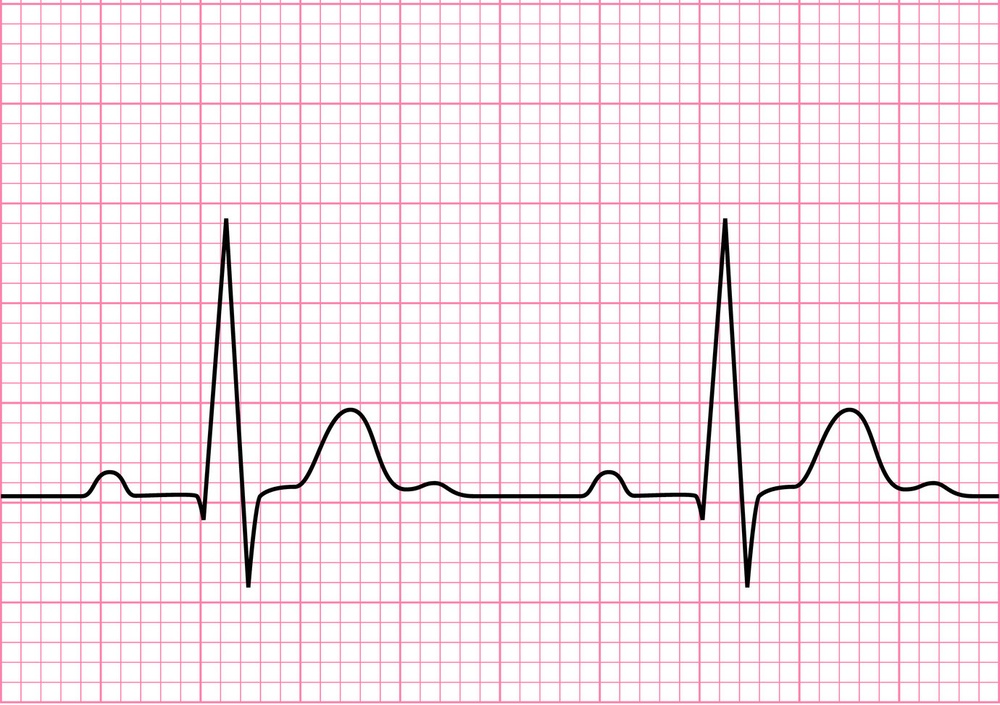
#> input picture ecg.jpg, 1000 x 705 px, shrunk from 1380 x 973 before the run
$ python readimage.py
#> lines starting #> are read from the running program, lines starting #| are printed output that depends on the picture; after the words box and inside, x2 and y2 are one past the last pixel; in counts of white or black regions, pixels touching at a corner belong together
import cv2
import numpy as np
import matplotlib.pyplot as plt

im = cv2.imread('ecg.jpg')
#> im is the input picture: shape (705, 1000, 3); mean B, G, R 239.1, 233.2, 246.6
gray = 255 - cv2.cvtColor(im, cv2.COLOR_BGR2GRAY)

# prepare a mask using Otsu threshold, then copy from original. this removes some noise
__, bw = cv2.threshold(cv2.dilate(gray, None), 128, 255, cv2.THRESH_BINARY or cv2.THRESH_OTSU)
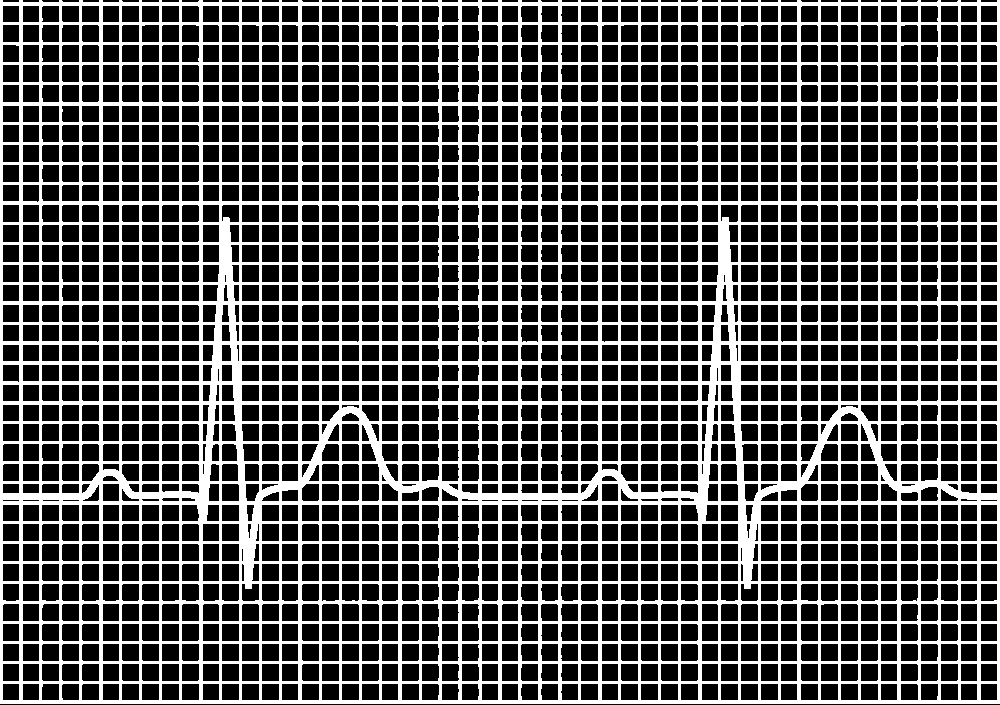
#> bw: shape (705, 1000); 32.7% white; 1 white region
gray = cv2.bitwise_and(gray, bw)

# make copy of the low-noise underlined image
grayu = gray.copy()
imcpy = im.copy()

# scan each row and remove lines
for row in range(gray.shape[0]):
    avg = np.average(gray[row, :] > 16)
    if avg > 0.9:
        cv2.line(im, (0, row), (gray.shape[1]-1, row), (0, 0, 255))
        cv2.line(gray, (0, row), (gray.shape[1]-1, row), (0, 0, 0), 1)
#> this loop made 705 passes
#> avg on passes 1 to 3: 0.116, 0.116, 1
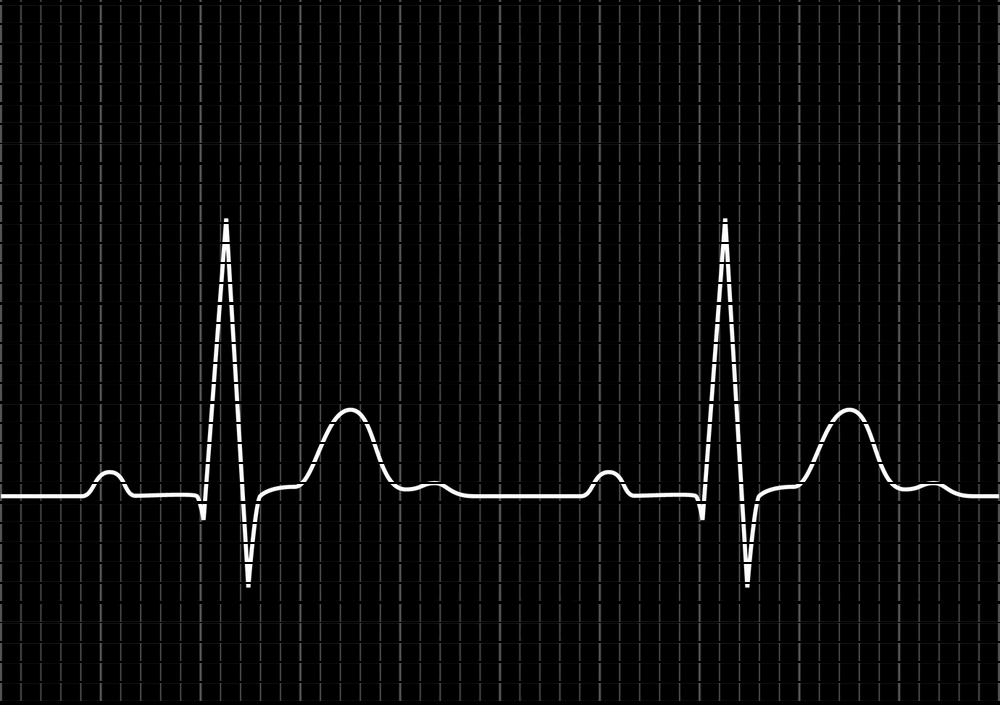
#> gray: shape (705, 1000); min 0, max 255, mean 9.7
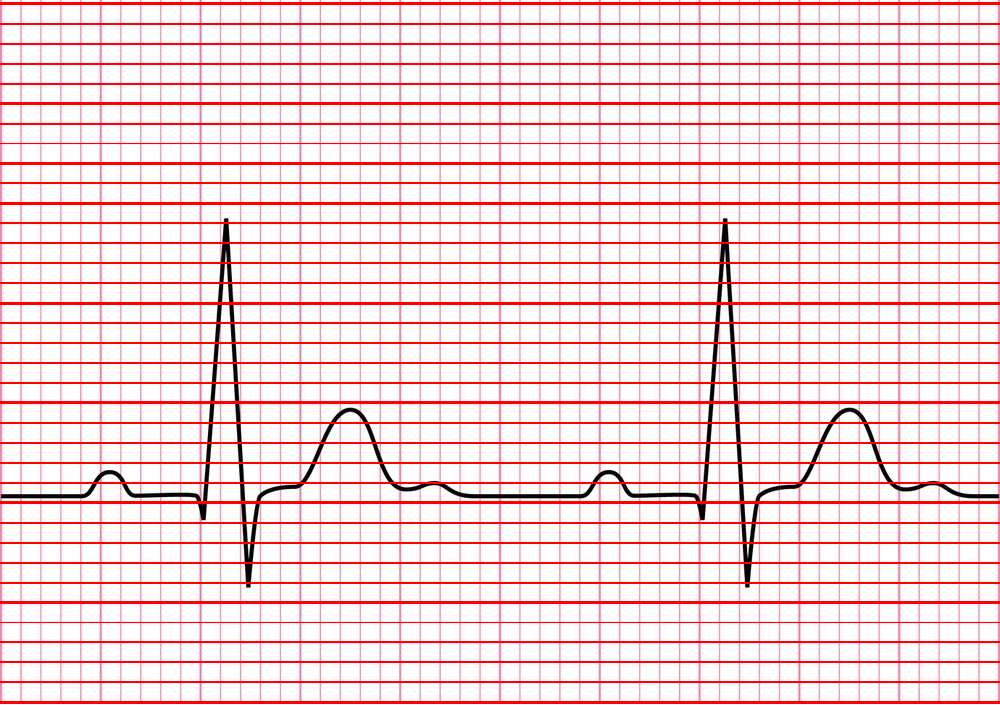
#> im: shape (705, 1000, 3); 11.21% of pixels changed, all inside (x1, y1, x2, y2) = (0, 2, 1000, 704)

cont = gray.copy()
graycpy = gray.copy()


# after contour processing, the residual will contain small contours
residual = gray.copy()

# find contours
contours, hierarchy = cv2.findContours(cont, cv2.RETR_CCOMP, cv2.CHAIN_APPROX_SIMPLE)
#> contours = 912 contours, 93 with area under 20; largest, box (x1, y1, x2, y2) and area: (0, 683, 1000, 701) 16983, (0, 504, 1000, 522) 16983, (0, 404, 1000, 422) 16983, (0, 344, 1000, 362) 16983, (0, 284, 1000, 302) 16983
for i in range(len(contours)):
    # find the boundingbox of the contour
    x, y, w, h = cv2.boundingRect(contours[i])
    if 40 < h:
        cv2.drawContours(im, contours, i, (0, 255, 0), -1)
        # if boundingbox height is higher than threshold, remove the contour from residual image
        cv2.drawContours(residual, contours, i, (0, 0, 0), -1)
    else:
        cv2.drawContours(im, contours, i, (255, 0, 0), -1)
        # if boundingbox height is less than or equal to threshold, remove the contour gray image
        cv2.drawContours(gray, contours, i, (0, 0, 0), -1)
#> this loop made 912 passes
#> (x, y, w, h) on passes 1 to 3: (0, 683, 1000, 18), (980, 683, 18, 18), (960, 683, 18, 18)
#> gray: shape (705, 1000); every value is 0
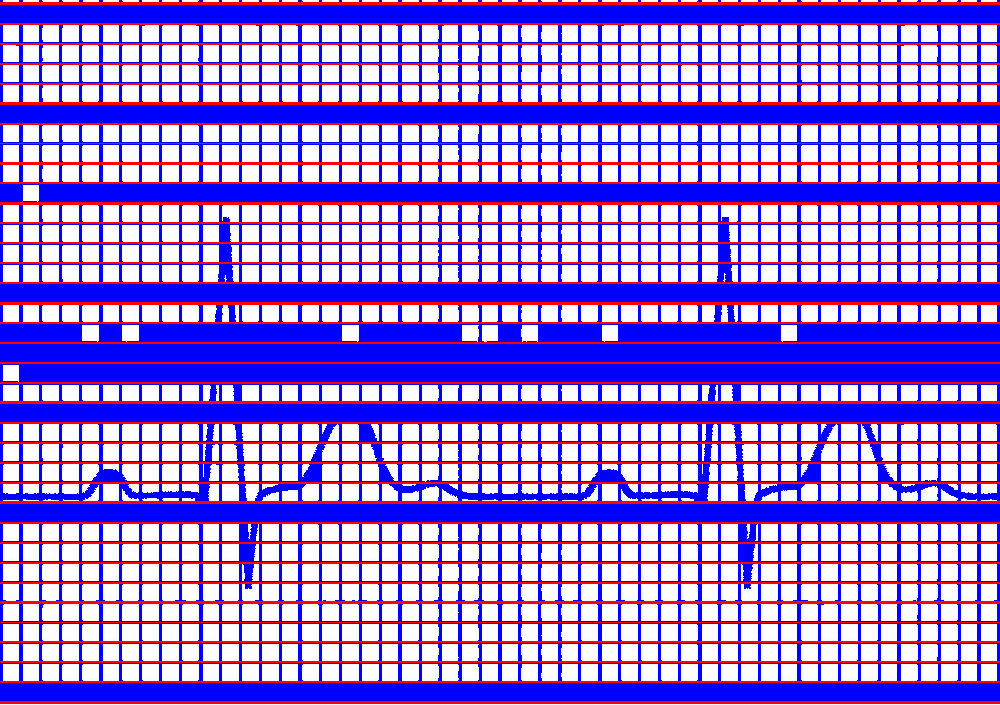
#> im: shape (705, 1000, 3); mean B, G, R 226.1, 124.5, 153.7

# now the residual only contains small contours. open it to remove thin lines
st = cv2.getStructuringElement(cv2.MORPH_RECT, (3, 3))
#> st = [[1, 1, 1], [1, 1, 1], [1, 1, 1]]
residual = cv2.morphologyEx(residual, cv2.MORPH_OPEN, st)
# prepare a mask for residual components
__, residual = cv2.threshold(residual, 0, 255, cv2.THRESH_BINARY)
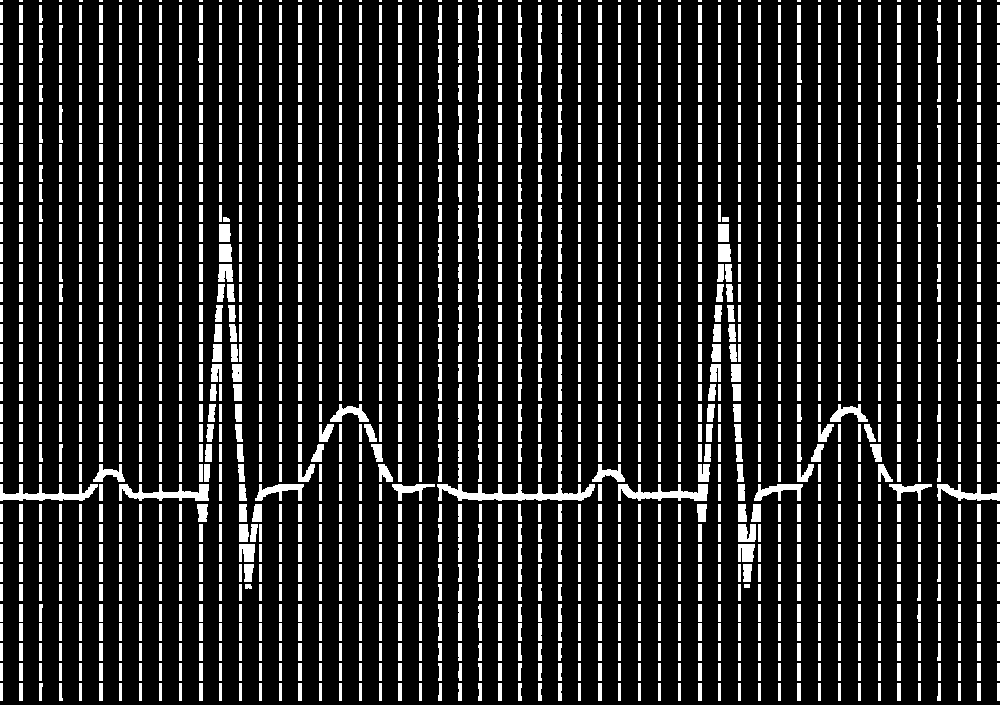
#> residual: shape (705, 1000); 16.7% white; 1831 white regions (51 under 20 px), largest, box (x1, y1, x2, y2) and area: (437, 484, 595, 501) 1361, (618, 484, 708, 501) 861, (119, 484, 209, 501) 821
# combine the residuals. we still need to link the residuals
combined = cv2.bitwise_or(cv2.bitwise_and(graycpy, residual), gray)
# link the residuals
st = cv2.getStructuringElement(cv2.MORPH_RECT, (1, 7))
#> st = [1, 1, 1, 1, 1, 1, 1]
linked = cv2.morphologyEx(combined, cv2.MORPH_CLOSE, st)
# prepare a msak from linked image
__, mask = cv2.threshold(linked, 0, 255, cv2.THRESH_BINARY)
#> mask: shape (705, 1000); 18.7% white; 3 white regions, box (x1, y1, x2, y2) and area: (437, 0, 932, 701) 65827, (0, 0, 435, 701) 56429, (937, 0, 1000, 701) 9558
# copy region from low-noise underlined image
clean = 255 - cv2.bitwise_and(grayu, mask)
cv2.imwrite('image.jpg', clean)

# Repair image
repair_kernel = cv2.getStructuringElement(cv2.MORPH_RECT, (1,6))
#> repair_kernel = [1, 1, 1, 1, 1, 1]
result = 255 - cv2.morphologyEx(255 - clean, cv2.MORPH_CLOSE, repair_kernel, iterations=2)
cv2.imwrite('image.jpg', result)

image = cv2.imread('image.jpg')
#> image: shape (705, 1000, 3); min 0, max 255, mean 243.7
gray = cv2.cvtColor(image,cv2.COLOR_BGR2GRAY)
thresh = cv2.threshold(gray, 0, 255, cv2.THRESH_BINARY_INV + cv2.THRESH_OTSU)[1]
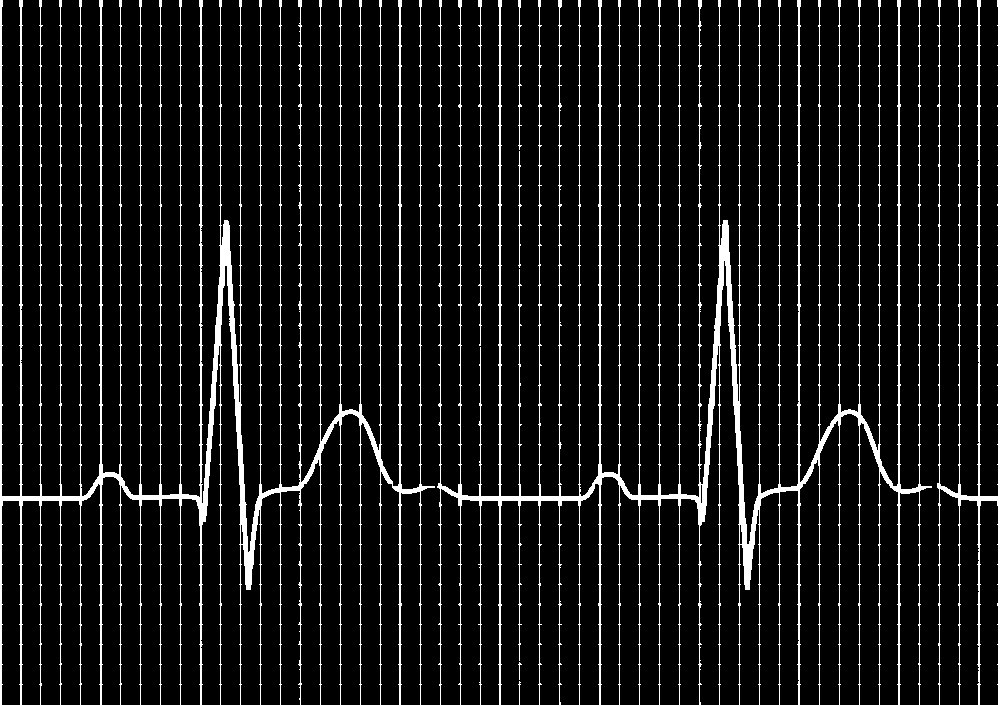
#> thresh: shape (705, 1000); 8.8% white; 9 white regions, largest, box (x1, y1, x2, y2) and area: (437, 0, 932, 705) 29106, (0, 0, 435, 705) 27447, (937, 0, 1000, 705) 4925
# [15 lines of commented-out code are left out]
